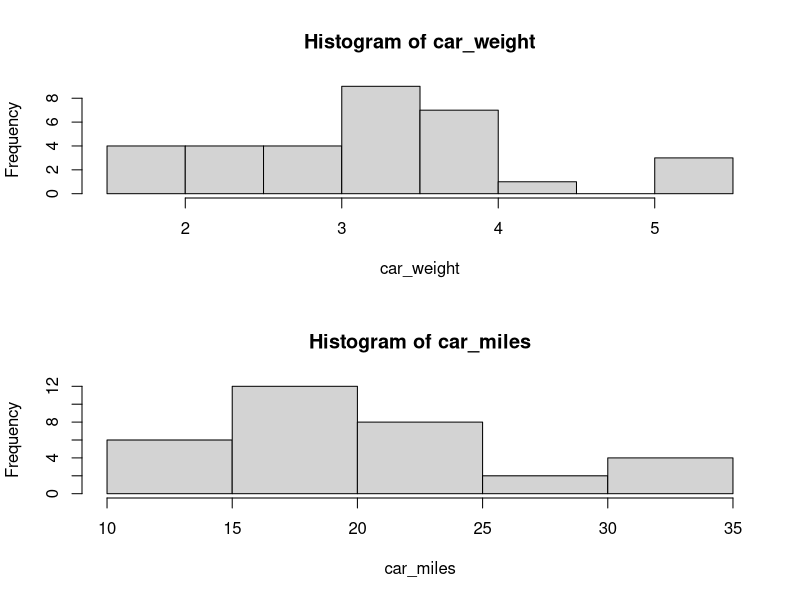
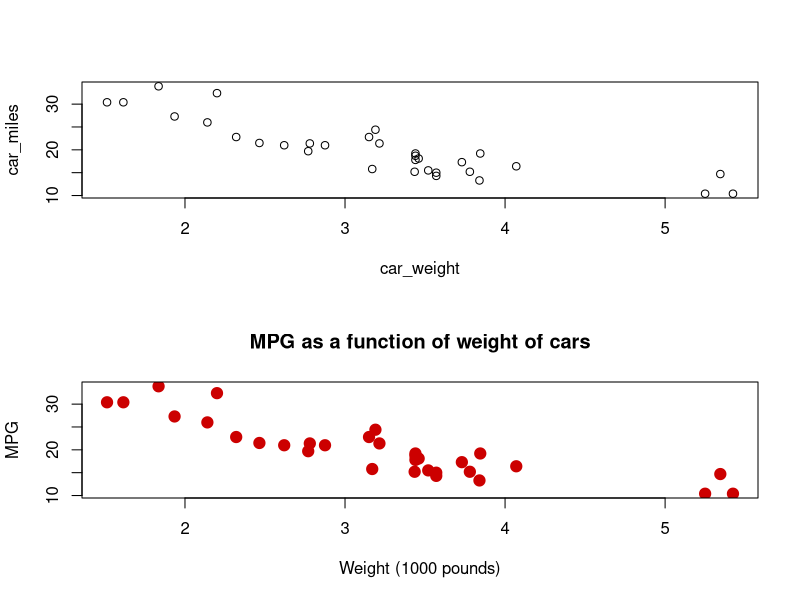

Here is the R script that generated these plots, in order:
# Visualize association between two quantitative variable
# Check the linearity /  spread / outliers / correlation

library(datasets)

?mtcars
head(mtcars)


# check the univariate distributions
car_weight <- mtcars$wt
car_miles <- mtcars$mpg

par(mfrow= c(2,1))

hist(car_weight)
hist(car_miles)


# if two quantitative together = scatterplot
plot(car_weight, car_miles)


solid_circle = 19
size_of_point = 1.5
red = "#cc0000"
title= "MPG as a function of weight of cars"
xlabel = "Weight (1000 pounds)"
ylabel = "MPG"


?plot

plot(
  car_weight, 
  car_miles, 
  pch = solid_circle,
  cex = size_of_point,
  col= red,
  main = title,
  xlab = xlabel,
  ylab = ylabel
  )


dev.off()
env_items <- ls()
rm(list=env_items)
detach("package:datasets", unload= TRUE)



